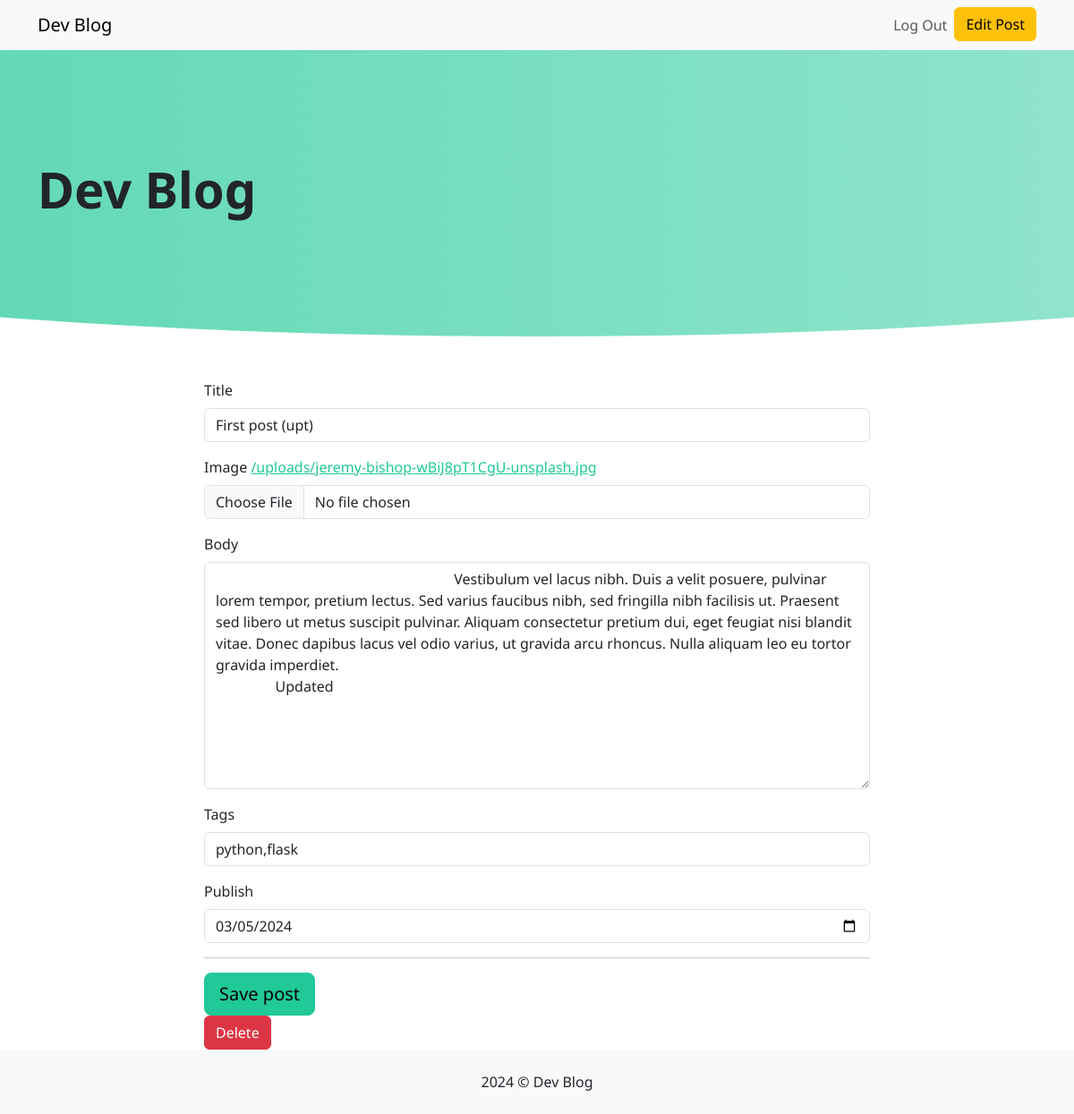
Before: /first-post-(upt)/update (signed in) with the older database file.
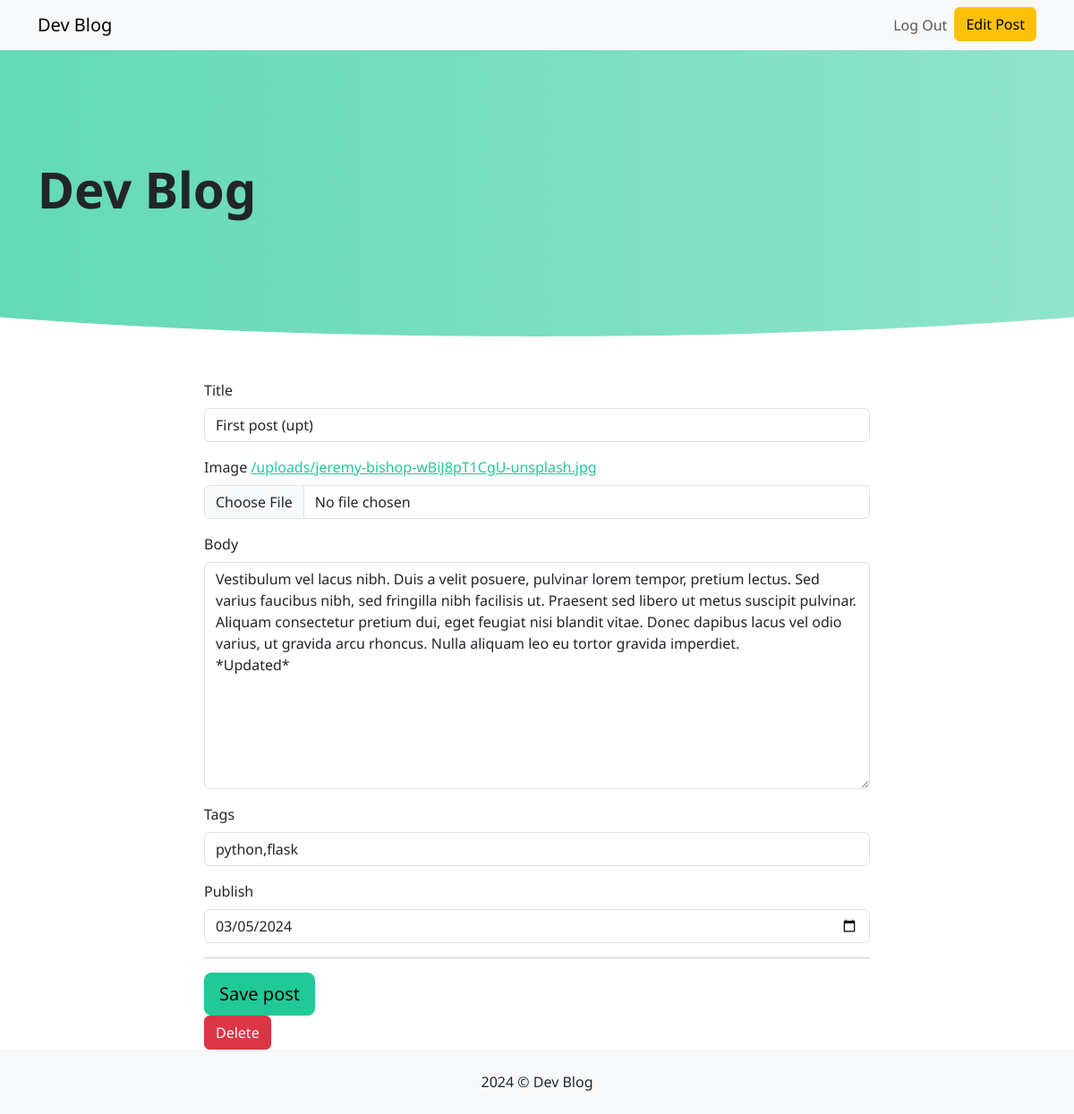
After: the same page with the newer database file.
### tables this page shows
CREATE TABLE posts (
    id INTEGER PRIMARY KEY AUTOINCREMENT,
    title VARCHAR(255) NOT NULL,
    image VARCHAR(255) NOT NULL,
    slug VARCHAR(100) UNIQUE NOT NULL,
    body TEXT NOT NULL,
    publish DATE NULL,
    user_id INTEGER NOT NULL,
    FOREIGN KEY (user_id) REFERENCES users (id)
);

### app/blog/views.py (the view, shortened to what this page needs)
@bp.route('/<slug>/update', methods=['GET', 'POST'])
@login_required
def post_update(slug):
    if not g.user['is_admin']:
        abort(403)
    db = get_db()
    post = db.execute("""--sql
    SELECT * FROM posts WHERE slug = ?""", (slug,)).fetchone()
    tags = get_tags(post['id'])
    return render_template('blog/form.html', errors=None, post=post, tags=tags, title='Edit Post')

### app/blog/tags.py (called while the page is built)
def get_tags(post_id):
    db = get_db()
    query = f"""--sql
    SELECT name FROM tagged_items INNER JOIN posts ON posts.id = post_id INNER JOIN tags ON tags.id =
    tag_id WHERE posts.id = %s""" % post_id
    tags = db.execute(query).fetchall()
    return list(map(lambda tag: tag['name'], tags))

### app/db.py (called while the page is built)
def get_db():
    if 'db' not in g:
        g.db = sqlite3.connect(
            current_app.config['DATABASE'],
            detect_types=sqlite3.PARSE_DECLTYPES
        )
        g.db.row_factory = sqlite3.Row
    return g.db

### app/users/views.py (called while the page is built)
@bp.before_app_request
def load_logged_in_user():
    user_id = session.get('user_id')
    if user_id is None:
        g.user = None
    else:
        db = get_db()
        user = db.execute("""--sql
        SELECT * FROM users WHERE id = ?""", (user_id,)).fetchone()
        g.user = user

def login_required(view):
    @functools.wraps(view)
    def wrapped_view(**kwargs):
        if g.user is None:
            return redirect(url_for('users.login'))
        return view(**kwargs)
    return wrapped_view

### app/templates/blog/form.html (shortened to what this page needs)
{% extends "layout.html" %}
{% block head_extra %}
    <link rel="stylesheet" href="https://cdn.jsdelivr.net/simplemde/latest/simplemde.min.css">
{% endblock head_extra %}
{% block content %}
    <div class="container">
        <div class="col-md-8 offset-md-2">
            <form action="" id="form" enctype="multipart/form-data" method="post">
                <div class="mb-3">
                    <label for="title" class="form-label">Title</label>
                    <input type="text" name="title" id="title" class="form-control {% if errors.title %} is-invalid {% endif %}" value="{{ post.title }}">
                </div>
                <div class="mb-3">
                    <label for="image" class="form-label">Image</label>
                    {% if post %}
                    <a href="{{ url_for('uploads', filename=post.image) }}">{{ url_for('uploads', filename=post.image) }}</a>
                    {% endif %}
                    <input type="file" name="image" id="image" class="form-control {% if errors.image %} is-invalid {% endif %}">
                </div>
                <div class="mb-3">
                    <label for="body" class="form-label">Body</label>
                    <textarea rows="10" name="body" id="body" class="form-control {% if errors.body %} is-invalid {% endif %}">{{ post.body }}</textarea>
                </div>
                <div class="mb-3">
                    <label for="tags" class="form-label">Tags</label>
                    <input type="text" name="tags" id="tags" class="form-control {% if errors.tags %} is-invalid {% endif %}" value="{{ ','.join(tags) }}">
                </div>
                <div class="mb-3">
                    <label for="publish" class="form-label">Publish</label>
                    <input type="date" name="publish" id="publish" class="form-control {% if errors.publish %} is-invalid {% endif %}" value="{{ post.publish }}">
                </div>
                <hr>
                <button class="btn btn-primary btn-lg">Save post</button>
            </form>
            {% if 'update' in request.url %}
                <button type="button" class="btn btn-danger" data-bs-toggle="modal" data-bs-target="#exampleModal">
                  Delete
                </button>
            {% endif %}
        </div>
    </div>
{% endblock content %}

Changed rows visible on the page:
changed posts "/uploads/jeremy-bishop-wBiJ8pT1CgU-unsplash.jpg": body "…eu tortor gravida imperdiet. Updated" → "…eu tortor gravida imperdiet. *Updated*"
